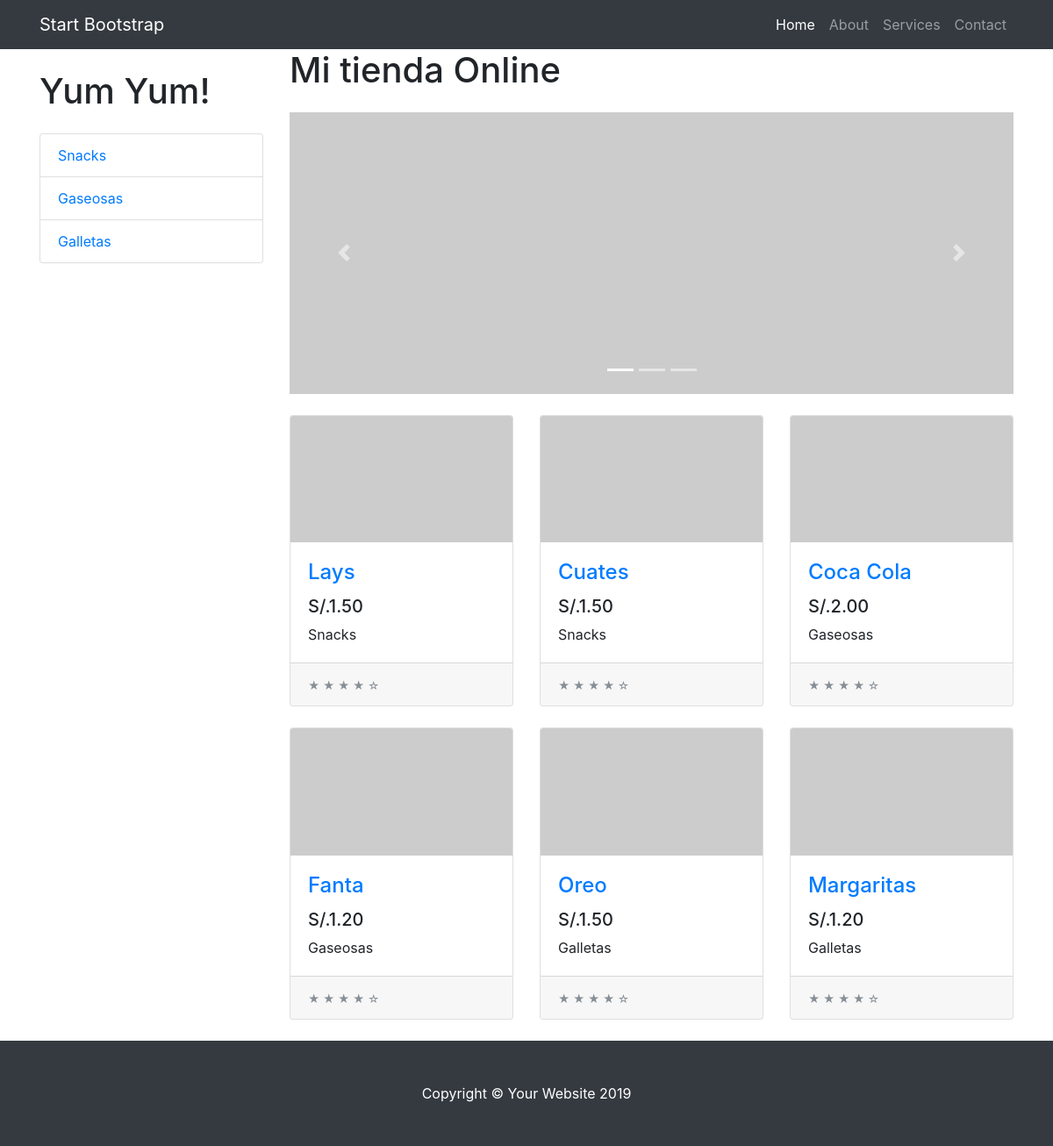
The app's page /tienda/ with its own data.
### tienda/models.py (models this page shows, shortened)
class Categoria(models.Model):
    nombre = models.CharField(max_length=200)
    pub_date = models.DateTimeField('date published')
    def __str__(self) :
        return self.nombre

class Producto(models.Model):
    categoria = models.ForeignKey(Categoria, on_delete=models.CASCADE)
    nombre = models.CharField(max_length=200)
    precio = models.DecimalField(max_digits=6, decimal_places=2)
    stock = models.IntegerField(default=0)
    pub_date = models.DateTimeField('date published')

### tienda/views.py (the view)
# urls.py: path('', views.index,name='index'),
def index(request):
    lista_productos = Producto.objects.all()
    lista_categorias = Categoria.objects.all()
    context = {
        'productos':lista_productos,
        'categorias':lista_categorias
    }
    return render(request,'index.html', context)

### tienda/templates/index.html (shortened to what this page needs)
{% extends 'layout.html' %}
{% block content %}
<h1>Mi tienda Online</h1>
<div id="carouselExampleIndicators" class="carousel slide my-4" data-ride="carousel">
    <ol class="carousel-indicators">
      <li data-target="#carouselExampleIndicators" data-slide-to="0" class="active"></li>
      <li data-target="#carouselExampleIndicators" data-slide-to="1"></li>
      <li data-target="#carouselExampleIndicators" data-slide-to="2"></li>
    </ol>
    <div class="carousel-inner" role="listbox">
      <div class="carousel-item active">
        <img class="d-block img-fluid" src="http://placehold.it/900x350" alt="First slide">
      </div>
    </div>
    <a class="carousel-control-prev" href="#carouselExampleIndicators" role="button" data-slide="prev">
      <span class="carousel-control-prev-icon" aria-hidden="true"></span>
    </a>
    <a class="carousel-control-next" href="#carouselExampleIndicators" role="button" data-slide="next">
      <span class="carousel-control-next-icon" aria-hidden="true"></span>
    </a>
  </div>
  <div class="row">
    {% for producto in productos %}
    <div class="col-lg-4 col-md-6 mb-4">
      <div class="card h-100">
        <a href="#"><img class="card-img-top" src="http://placehold.it/700x400" alt=""></a>
        <div class="card-body">
          <h4 class="card-title">
            <a href="producto.html">{{producto.nombre}}</a>
          </h4>
          <h5>S/.{{producto.precio}}</h5>
          <p class="card-text">{{producto.categoria}}</p>
        </div>
        <div class="card-footer">
          <small class="text-muted">&#9733; &#9733; &#9733; &#9733; &#9734;</small>
        </div>
      </div>
    </div>
    {% endfor %}
  </div>
{% endblock %}>

### tienda/templates/layout.html (shortened to what this page needs)
{% load static %}
<!DOCTYPE html>
<html lang="en">
  <head>
    <link href="{% static 'vendor/bootstrap/css/bootstrap.min.css' %}" rel="stylesheet">
    <link href="{% static 'css/shop.css' %}" rel="stylesheet">
  </head>
  <body>
    <nav class="navbar navbar-expand-lg navbar-dark bg-dark fixed-top">
      <div class="container">
        <a class="navbar-brand" href="#">Start Bootstrap</a>
        <div class="collapse navbar-collapse" id="navbarResponsive">
          <ul class="navbar-nav ml-auto">
            <li class="nav-item active">
              <a class="nav-link" href="#">Home
              </a>
            </li>
            <li class="nav-item">
              <a class="nav-link" href="#">About</a>
            </li>
            <li class="nav-item">
              <a class="nav-link" href="#">Services</a>
            </li>
            <li class="nav-item">
              <a class="nav-link" href="#">Contact</a>
            </li>
          </ul>
        </div>
      </div>
    </nav>
    <div class="container">
      <div class="row">
        <div class="col-lg-3">
          <h1 class="my-4">Yum Yum!</h1>
          <div class="list-group">
            {% for categoria in categorias %}
            <a href="#" class="list-group-item">{{categoria.nombre}}</a>
            {% endfor %}
          </div>
        </div>
        <div class="col-lg-9">
          {% block content %}
          {% endblock %}
        </div>
      </div>
    </div>
    <footer class="py-5 bg-dark">
      <div class="container">
        <p class="m-0 text-center text-white">Copyright &copy; Your Website 2019</p>
      </div>
    </footer>
  </body>
</html>

### tienda/static/css/shop.css (style rules this page uses)
body { padding-top: 54px; }
@media (min-width: 992px) { body { padding-top: 56px; } }

### records on screen
Categoria: nombre "Snacks"
Categoria: nombre "Gaseosas"
Categoria: nombre "Galletas"
Producto: nombre "Lays", precio "1.50", categoria "Snacks"
Producto: nombre "Cuates", precio "1.50", categoria "Snacks"
Producto: nombre "Coca Cola", precio "2.00", categoria "Gaseosas"
Producto: nombre "Fanta", precio "1.20", categoria "Gaseosas"
Producto: nombre "Oreo", precio "1.50", categoria "Galletas"
Producto: nombre "Margaritas", precio "1.20", categoria "Galletas"
